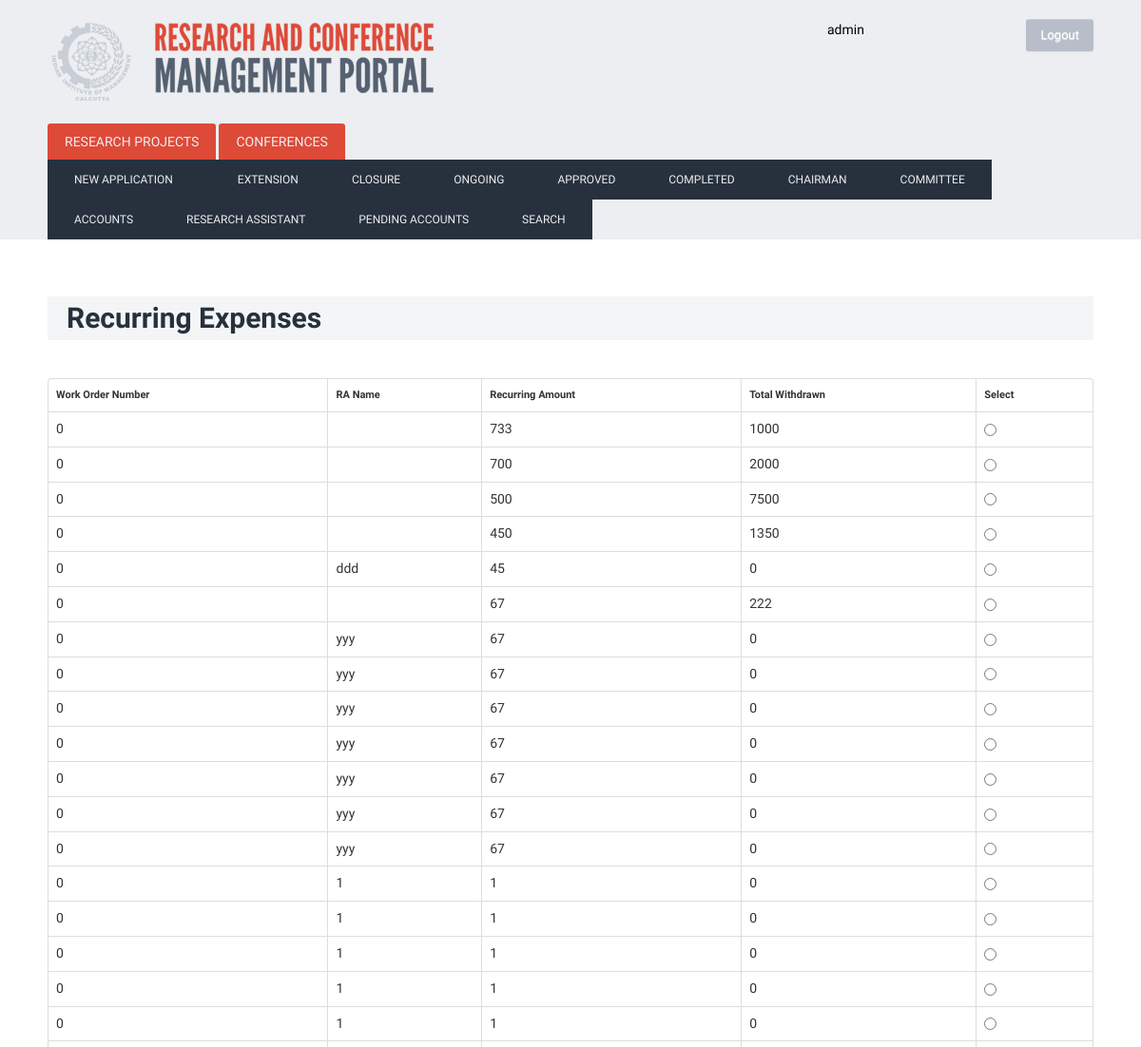
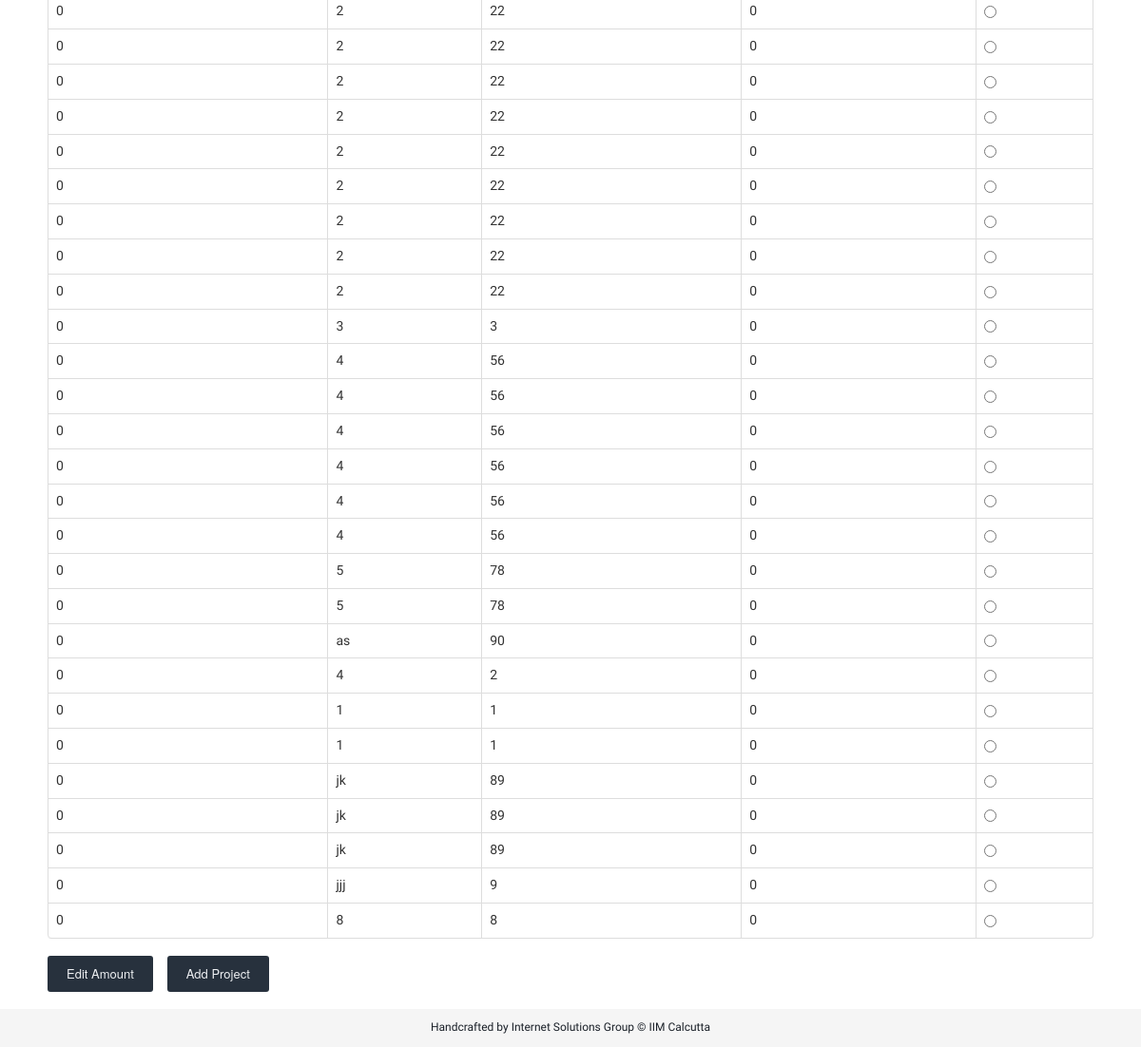
Screenshot of /index.php/recurring (signed in) with the database file from the repository (2 pictures, top to bottom).
### tables this page shows
CREATE TABLE IF NOT EXISTS `recurring` (
  `ProjectId` varchar(200) NOT NULL,
  `WorkOrderId` int(11) NOT NULL,
  `recurring_amt` double NOT NULL,
  `total` double NOT NULL,
  `Userid` varchar(200) NOT NULL,
  `Account_Details` varchar(1000) NOT NULL,
  `Payment_Procedure` varchar(200) NOT NULL,
  `No_payments` bigint(200) NOT NULL,
  `researcher_id` varchar(200) NOT NULL,
  `Day_payment` tinyint(32) NOT NULL,
  `PAN` varchar(50) NOT NULL,
  `Cheque_name` varchar(100) NOT NULL,
  `DOB` date NOT NULL
);

### index.php (called while the page is built, shortened)
<?php
require_once BASEPATH.'core/CodeIgniter.php';

### application/models/project_model.php (called while the page is built, shortened)
<?PHP
class Project_model extends CI_Model {
	function getRecurring()
		{
		$queryStr='SELECT * FROM recurring;';
		$query = $this->db->query($queryStr);
		return $query->result();
		}
}
?>

### application/controllers/recurring.php (the view, shortened to what this page needs)
<?php
class recurring extends CI_Controller {
	function index()
	{
		$data['myClass']=$this;
		$data['action']=0;
			if($_SESSION['usertype']==1){
				$this->load->view('layout',$data);
			} elseif ($_SESSION['usertype']==2){
				$this->load->view('layoutComm',$data);
			} elseif($_SESSION['usertype']==3){
				$this->load->view('layoutChairman',$data);
			}
			else{
			header("location:login");
			}
	}
	function load_php()
	{
		 $this->load->model('project_model');
		 $Query= $this->project_model->getRecurring();
		 echo '
		 <h1>Recurring Expenses </h1>
		 <FORM METHOD=POST ACTION="EditRecurring">
		 <TABLE width="90%" border="1" bordercolor="#993300" align="center" cellpadding="3" cellspacing="1" class="table_border_both_left"><tr  class="heading_table_top">
		 <table class="table table-bordered">
		<tr><TD><h4>Work Order Number</h4></TD><td><h4>RA Name</h4></td><TD><h4>Recurring Amount</h4></TD><TD><h4>Total Withdrawn</TD><TD><h4>Select</h4></TD></tr>
		<tbody>';
		 $flag=0;
		 foreach($Query as $row)
		 {
			 $flag++;
			 echo '</TD><TD>';
			 print $row->WorkOrderId;
			  echo '</TD><TD>';
			  $name=$row->researcher_id;
			  print $name;
			  echo '</TD><TD>';
			 print $row->recurring_amt;
			 echo '</TD><TD>';
			 print $row->total;
			 echo '</TD><TD><INPUT TYPE="RADIO" NAME="Choice" VALUE="'.$row->ProjectId.';'.$name.'"></input></TD></TR>';
		 }
		 if($flag==0){
		 echo '<h4>No Recurring Accounts for Projects added yet</h4> <br > </tbody> </TABLE>';
		 }
		 else
		 {
		 echo '</tbody>
		 </TABLE>
		 <input type= submit value= "Edit Amount" name="Action"><input type= submit value= "Add Project" name="Action">
		</FORM>';
		 }
	}
}
?>

### static/css/custom.css (style rules this page uses)
html, body { height: 100%; }
body { background: url('/static/img/denim.png'); font-family: 'Droid Sans', sans-serif; font-weight: normal; font-size: 14px; line-height: 1.6; }
h4 { font-size: 11px; }
h1 { color: #27313D; margin-top: 60px; margin-bottom: 40px; font-weight: bold; background: #F4F5F6; padding: 5px 20px; }
input[type=submit] { border: none; padding: 10px 20px; margin-right: 15px; color: #ECEEF1; background: #27313D; -webkit-border-radius: 3px; -moz-border-radius: 3px; border-radius: 3px; cursor: pointer; }

### rows the page displays
recurring: WorkOrderId "0", recurring_amt "733", total "1000"
recurring: WorkOrderId "0", recurring_amt "700", total "2000"
recurring: WorkOrderId "0", recurring_amt "500", total "7500"
recurring: WorkOrderId "0", recurring_amt "450", total "1350"
recurring: WorkOrderId "0", researcher "ddd", recurring_amt "45", total "0"
recurring: WorkOrderId "0", recurring_amt "67", total "222"
recurring: WorkOrderId "0", researcher "yyy", recurring_amt "67", total "0"
recurring: WorkOrderId "0", researcher "yyy", recurring_amt "67", total "0"
recurring: WorkOrderId "0", researcher "yyy", recurring_amt "67", total "0"
recurring: WorkOrderId "0", researcher "yyy", recurring_amt "67", total "0"
recurring: WorkOrderId "0", researcher "yyy", recurring_amt "67", total "0"
recurring: WorkOrderId "0", researcher "yyy", recurring_amt "67", total "0"
recurring: WorkOrderId "0", researcher "yyy", recurring_amt "67", total "0"
recurring: WorkOrderId "0", researcher "1", recurring_amt "1", total "0"
recurring: WorkOrderId "0", researcher "1", recurring_amt "1", total "0"
recurring: WorkOrderId "0", researcher "1", recurring_amt "1", total "0"
recurring: WorkOrderId "0", researcher "1", recurring_amt "1", total "0"
recurring: WorkOrderId "0", researcher "1", recurring_amt "1", total "0"
recurring: WorkOrderId "0", researcher "2", recurring_amt "22", total "0"
recurring: WorkOrderId "0", researcher "2", recurring_amt "22", total "0"
recurring: WorkOrderId "0", researcher "2", recurring_amt "22", total "0"
recurring: WorkOrderId "0", researcher "2", recurring_amt "22", total "0"
recurring: WorkOrderId "0", researcher "2", recurring_amt "22", total "0"
recurring: WorkOrderId "0", researcher "2", recurring_amt "22", total "0"
recurring: WorkOrderId "0", researcher "2", recurring_amt "22", total "0"
recurring: WorkOrderId "0", researcher "2", recurring_amt "22", total "0"
recurring: WorkOrderId "0", researcher "2", recurring_amt "22", total "0"
recurring: WorkOrderId "0", researcher "3", recurring_amt "3", total "0"
recurring: WorkOrderId "0", researcher "4", recurring_amt "56", total "0"
recurring: WorkOrderId "0", researcher "4", recurring_amt "56", total "0"
recurring: WorkOrderId "0", researcher "4", recurring_amt "56", total "0"
recurring: WorkOrderId "0", researcher "4", recurring_amt "56", total "0"
recurring: WorkOrderId "0", researcher "4", recurring_amt "56", total "0"
recurring: WorkOrderId "0", researcher "4", recurring_amt "56", total "0"
recurring: WorkOrderId "0", researcher "5", recurring_amt "78", total "0"
recurring: WorkOrderId "0", researcher "5", recurring_amt "78", total "0"
recurring: WorkOrderId "0", researcher "as", recurring_amt "90", total "0"
recurring: WorkOrderId "0", researcher "4", recurring_amt "2", total "0"
recurring: WorkOrderId "0", researcher "1", recurring_amt "1", total "0"
recurring: WorkOrderId "0", researcher "1", recurring_amt "1", total "0"
recurring: WorkOrderId "0", researcher "jk", recurring_amt "89", total "0"
recurring: WorkOrderId "0", researcher "jk", recurring_amt "89", total "0"
recurring: WorkOrderId "0", researcher "jk", recurring_amt "89", total "0"
recurring: WorkOrderId "0", researcher "jjj", recurring_amt "9", total "0"
recurring: WorkOrderId "0", researcher "8", recurring_amt "8", total "0"

### other values shown
$name "admin"
